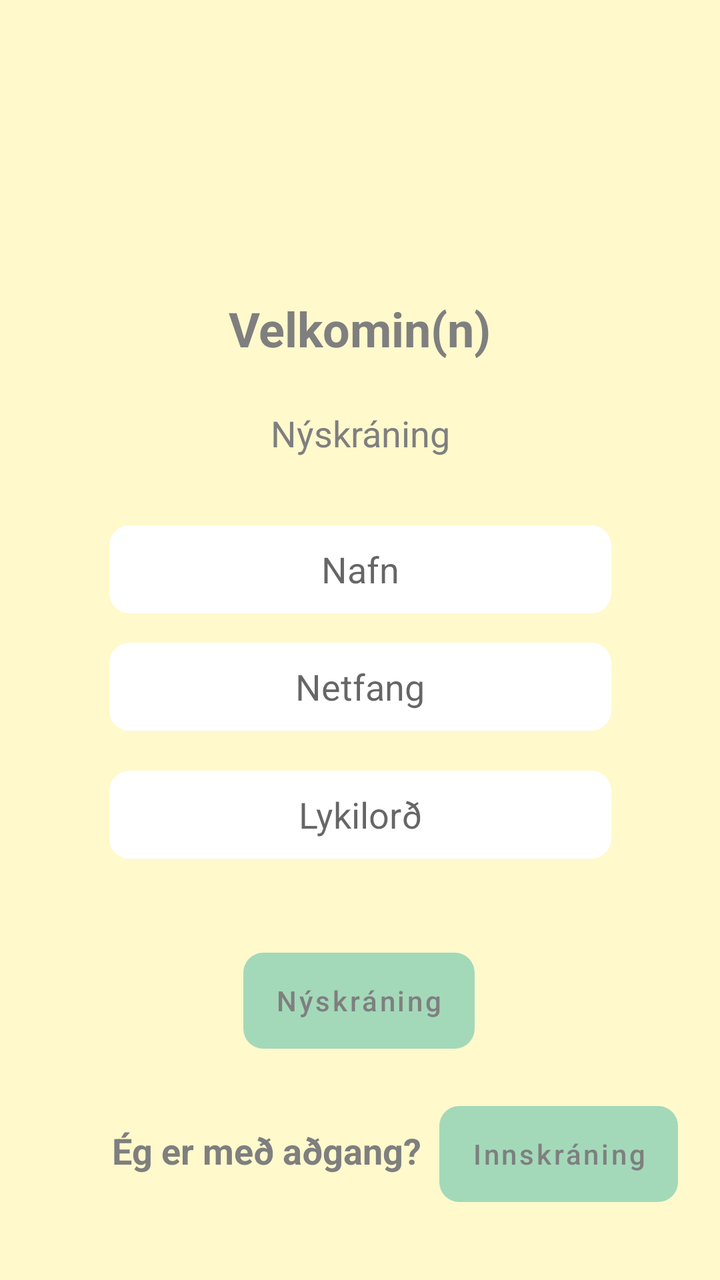
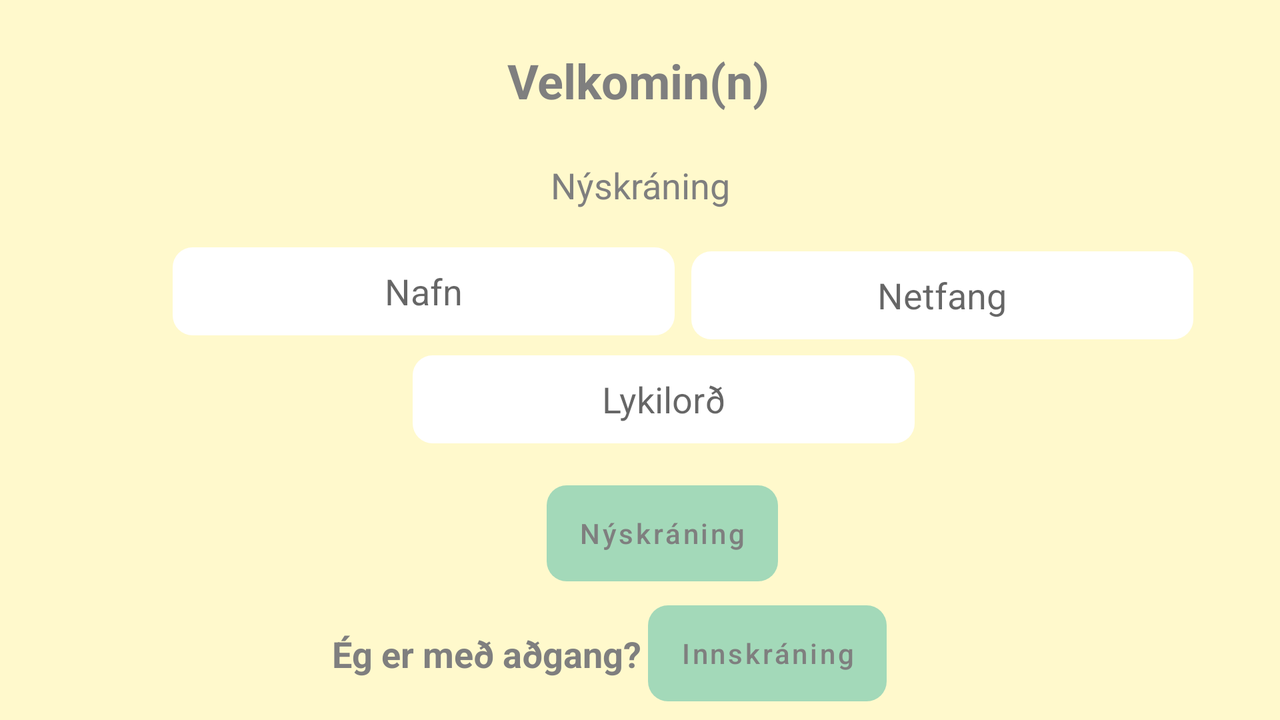

Two renders of one Android screen. The first uses the default layout on a phone; the second uses the alternative layout the repository ships for a different screen configuration, on a matching device. The two XML files are below.
<!-- AndroidManifest.xml: application theme Theme.LoginActivity -->
<!-- res/layout/activity_signup.xml -->
<?xml version="1.0" encoding="utf-8"?>
<layout xmlns:android="http://schemas.android.com/apk/res/android"
    xmlns:app="http://schemas.android.com/apk/res-auto"
    xmlns:tools="http://schemas.android.com/tools">
    <data>    <variable
        name="user"
        type="xyz.nafnaneistar.model.User"/></data>


    <androidx.constraintlayout.widget.ConstraintLayout
        android:layout_width="match_parent"
        android:layout_height="match_parent"
        android:background="@color/background"
        tools:context="xyz.nafnaneistar.activities.SignupActivity">

        <TextView
            android:id="@+id/tvError"
            android:layout_width="149dp"
            android:layout_height="24dp"
            android:layout_marginTop="20dp"
            android:gravity="center"
            android:text="@string/loginError"
            android:textAlignment="center"
            android:textColor="@color/design_default_color_error"
            android:visibility="invisible"
            app:layout_constraintEnd_toEndOf="parent"
            app:layout_constraintStart_toStartOf="parent"
            app:layout_constraintTop_toBottomOf="@+id/etPassword" />

        <Button
            android:id="@+id/btnSignup2"
            style="@style/buttonStyle"
            android:layout_width="wrap_content"
            android:layout_height="wrap_content"
            android:text="@string/btnSignup"
            app:layout_constraintBottom_toBottomOf="parent"
            app:layout_constraintEnd_toEndOf="parent"
            app:layout_constraintHorizontal_bias="0.498"
            app:layout_constraintStart_toStartOf="parent"
            app:layout_constraintTop_toBottomOf="@+id/etPassword"
            app:layout_constraintVertical_bias="0.212" />

        <Button
            android:id="@+id/btnLogin2"
            style="@style/buttonStyle"
            android:layout_width="wrap_content"
            android:layout_height="wrap_content"
            android:text="@string/btnLogin"
            app:layout_constraintBottom_toBottomOf="parent"
            app:layout_constraintEnd_toEndOf="parent"
            app:layout_constraintHorizontal_bias="0.215"
            app:layout_constraintStart_toEndOf="@+id/textView3"
            app:layout_constraintTop_toBottomOf="@+id/btnSignup2"
            app:layout_constraintVertical_bias="0.242" />

        <TextView
            android:id="@+id/textView3"
            style="@style/h2"
            android:layout_width="158dp"
            android:layout_height="27dp"
            android:layout_marginStart="56dp"
            android:text="@string/DontNeedAccount"
            android:textStyle="bold"
            app:layout_constraintBottom_toBottomOf="parent"
            app:layout_constraintHorizontal_chainStyle="packed"
            app:layout_constraintStart_toStartOf="parent"
            app:layout_constraintTop_toBottomOf="@+id/btnSignup2"
            app:layout_constraintVertical_bias="0.228" />

        <EditText
            android:id="@+id/etName"
            android:layout_width="251dp"
            android:layout_height="44dp"
            android:autofillHints=""
            android:background="@drawable/edittext_rounded"
            android:backgroundTint="@color/white"
            android:ems="10"
            android:hint="@string/hintNAme"
            android:inputType="textEmailAddress"
            android:padding="8dp"
            android:textAlignment="center"
            app:layout_constraintBottom_toBottomOf="parent"
            app:layout_constraintEnd_toEndOf="parent"
            app:layout_constraintStart_toStartOf="parent"
            app:layout_constraintTop_toBottomOf="@+id/textView2"
            app:layout_constraintVertical_bias="0.093" />

        <EditText
            android:id="@+id/etEmail"
            android:layout_width="251dp"
            android:layout_height="44dp"
            android:autofillHints=""
            android:background="@drawable/edittext_rounded"
            android:backgroundTint="@color/white"
            android:ems="10"
            android:hint="@string/hint_email"
            android:inputType="textEmailAddress"
            android:padding="8dp"
            android:textAlignment="center"
            app:layout_constraintBottom_toBottomOf="parent"
            app:layout_constraintEnd_toEndOf="parent"
            app:layout_constraintStart_toStartOf="parent"
            app:layout_constraintTop_toBottomOf="@+id/etName"
            app:layout_constraintVertical_bias="0.051" />

        <EditText
            android:id="@+id/etPassword"
            android:layout_width="251dp"
            android:layout_height="44dp"
            android:layout_marginTop="20dp"
            android:autofillHints=""
            android:background="@drawable/edittext_rounded"
            android:backgroundTint="@color/white"

            android:ems="10"
            android:hint="@string/hint_password"
            android:inputType="textPassword"
            android:padding="8dp"
            android:textAlignment="center"
            app:layout_constraintEnd_toEndOf="parent"
            app:layout_constraintStart_toStartOf="parent"
            app:layout_constraintTop_toBottomOf="@+id/etEmail" />

        <ImageView
            android:id="@+id/imageView2"
            android:layout_width="186dp"
            android:layout_height="108dp"
            android:layout_marginTop="16dp"
            android:contentDescription="@string/nafnaneistar_logo_elephant"
            android:src="@drawable/fill"
            app:layout_constraintEnd_toEndOf="parent"
            app:layout_constraintHorizontal_bias="0.497"
            app:layout_constraintStart_toStartOf="parent"
            app:layout_constraintTop_toTopOf="parent" />

        <TextView
            android:id="@+id/textView2"
            style="@style/h2"
            android:layout_width="wrap_content"
            android:layout_height="wrap_content"
            android:text="@string/signup"
            app:layout_constraintEnd_toEndOf="parent"
            app:layout_constraintStart_toStartOf="parent"
            app:layout_constraintTop_toBottomOf="@+id/textView" />

        <TextView
            android:id="@+id/textView"
            style="@style/h1"
            android:text="@string/welcome"
            android:textAllCaps="false"
            android:textColor="@color/font"
            app:layout_constraintEnd_toEndOf="parent"
            app:layout_constraintStart_toStartOf="parent"
            app:layout_constraintTop_toBottomOf="@+id/imageView2" />

    </androidx.constraintlayout.widget.ConstraintLayout>
</layout>
<!-- resources referenced by this layout -->
<resources>
  <color name="background">#FFF9CC</color>
  <color name="font">#7F7F7F</color>
  <color name="white">#FFFFFFFF</color>
  <!-- drawable edittext_rounded (drawable) -->
  <?xml version="1.0" encoding="utf-8"?>
  <shape xmlns:android="http://schemas.android.com/apk/res/android"
      android:shape="rectangle"
      android:padding="10dp">
  
      <solid android:color="#FFFFFF" />
      <corners
          android:bottomRightRadius="10dp"
          android:bottomLeftRadius="10dp"
          android:topLeftRadius="10dp"
          android:topRightRadius="10dp" />
  
  </shape>
  <string name="DontNeedAccount">Ég er með aðgang?</string>
  <string name="btnLogin">Innskráning</string>
  <string name="btnSignup">Nýskráning</string>
  <string name="hintNAme">Nafn</string>
  <string name="hint_email">Netfang</string>
  <string name="hint_password">Lykilorð</string>
  <string name="loginError">Innskráning tókst ekki</string>
  <string name="nafnaneistar_logo_elephant">Nafnaneistar Logo Elephant</string>
  <string name="signup">Nýskráning</string>
  <string name="welcome">Velkomin(n)</string>
  <style name="buttonStyle">
          <item name="android:layout_width">wrap_content</item>
          <item name="android:layout_height">wrap_content</item>
          <item name="android:layout_marginTop">16dp</item>
          <item name="android:background">@drawable/btn_rounded</item>
          <item name="android:backgroundTint">@color/btn_color</item>
          <item name="android:shadowColor">@color/black</item>
          <item name="android:textAllCaps">false</item>
          <item name="android:textColor">@color/font</item>
      </style>
  <style name="h1">
          <item name="android:layout_width">wrap_content</item>
          <item name="android:layout_height">wrap_content</item>
          <item name="android:layout_marginTop">24dp</item>
          <item name="android:textSize">24sp</item>
          <item name="android:textStyle">bold</item>
      </style>
  <style name="h2">
          <item name="android:layout_marginTop">24dp</item>
          <item name="android:textAllCaps">false</item>
          <item name="android:textColor">@color/font</item>
          <item name="android:textSize">18sp</item>
      </style>
  <style name="Theme.LoginActivity" parent="Theme.MaterialComponents.DayNight.NoActionBar">
          
          <item name="colorPrimary">@color/btn_color</item>
          <item name="colorPrimaryVariant">@color/purple_700</item>
          <item name="colorOnPrimary">@color/white</item>
          
          <item name="colorSecondary">@color/ambiant</item>
          <item name="colorSecondaryVariant">@color/teal_700</item>
          <item name="colorOnSecondary">@color/black</item>
          
          <item name="android:statusBarColor" tools:targetApi="l">?attr/colorPrimaryVariant</item>
          
      </style>
  <!-- drawable btn_rounded (drawable) -->
  <shape xmlns:android="http://schemas.android.com/apk/res/android"
      android:shape="rectangle"
      android:padding="6dp">
  
  
      <corners
          android:bottomRightRadius="10dp"
          android:bottomLeftRadius="10dp"
          android:topLeftRadius="10dp"
          android:topRightRadius="10dp" />
  
  </shape>
  <color name="btn_color">#A3D9B9</color>
  <color name="black">#FF000000</color>
  <color name="purple_700">#FF3700B3</color>
  <color name="ambiant">#F0CDB4</color>
  <color name="teal_700">#FF018786</color>
</resources>
<!-- res/layout-land/activity_signup.xml (the repository's variant of the layout above) -->
<!-- drawn on the phone turned sideways -->
<?xml version="1.0" encoding="utf-8"?>
<layout xmlns:android="http://schemas.android.com/apk/res/android"
    xmlns:app="http://schemas.android.com/apk/res-auto"
    xmlns:tools="http://schemas.android.com/tools">
    <data>    <variable
        name="user"
        type="xyz.nafnaneistar.model.User"/></data>


    <androidx.constraintlayout.widget.ConstraintLayout
        android:layout_width="match_parent"
        android:layout_height="match_parent"
        android:background="@color/background"
        tools:context="xyz.nafnaneistar.activities.SignupActivity">

        <Button
            android:id="@+id/btnSignup2"
            style="@style/buttonStyle"
            android:layout_width="wrap_content"
            android:layout_height="wrap_content"
            android:text="@string/btnSignup"
            app:layout_constraintBottom_toTopOf="@+id/btnLogin2"
            app:layout_constraintEnd_toEndOf="parent"
            app:layout_constraintHorizontal_bias="0.521"
            app:layout_constraintStart_toStartOf="parent"
            app:layout_constraintTop_toBottomOf="@+id/etPassword"
            app:layout_constraintVertical_bias="0.289" />

        <Button
            android:id="@+id/btnLogin2"
            style="@style/buttonStyle"
            android:layout_width="wrap_content"
            android:layout_height="wrap_content"
            android:layout_marginEnd="156dp"
            android:layout_marginTop="132dp"
            android:text="@string/btnLogin"
            app:layout_constraintBottom_toBottomOf="parent"
            app:layout_constraintEnd_toEndOf="parent"
            app:layout_constraintStart_toEndOf="@+id/textView3"
            app:layout_constraintTop_toBottomOf="@+id/etEmail"
            app:layout_constraintVertical_bias="0.105" />

        <EditText
            android:id="@+id/etName"
            android:layout_width="251dp"
            android:layout_height="44dp"
            android:autofillHints=""
            android:background="@drawable/edittext_rounded"
            android:backgroundTint="@color/white"
            android:ems="10"
            android:hint="@string/hintNAme"
            android:inputType="textEmailAddress"
            android:padding="8dp"
            android:textAlignment="center"
            app:layout_constraintBottom_toBottomOf="parent"
            app:layout_constraintEnd_toEndOf="parent"
            app:layout_constraintHorizontal_bias="0.222"
            app:layout_constraintStart_toStartOf="parent"
            app:layout_constraintTop_toBottomOf="@+id/textView2"
            app:layout_constraintVertical_bias="0.09" />

        <EditText
            android:id="@+id/etEmail"
            android:layout_width="251dp"
            android:layout_height="44dp"
            android:layout_marginBottom="8dp"
            android:layout_marginTop="21dp"
            android:autofillHints=""
            android:background="@drawable/edittext_rounded"
            android:backgroundTint="@color/white"
            android:ems="10"
            android:hint="@string/hint_email"
            android:inputType="textEmailAddress"
            android:padding="8dp"
            android:textAlignment="center"
            app:layout_constraintBottom_toTopOf="@+id/etPassword"
            app:layout_constraintEnd_toEndOf="parent"
            app:layout_constraintHorizontal_bias="0.164"
            app:layout_constraintStart_toEndOf="@+id/etName"
            app:layout_constraintTop_toBottomOf="@+id/textView2" />

        <EditText
            android:id="@+id/etPassword"
            android:layout_width="251dp"
            android:layout_height="44dp"
            android:layout_marginTop="8dp"
            android:autofillHints=""
            android:background="@drawable/edittext_rounded"
            android:backgroundTint="@color/white"

            android:ems="10"
            android:hint="@string/hint_password"
            android:inputType="textPassword"
            android:padding="8dp"
            android:textAlignment="center"
            app:layout_constraintEnd_toEndOf="parent"
            app:layout_constraintHorizontal_bias="0.53"
            app:layout_constraintStart_toStartOf="parent"
            app:layout_constraintTop_toBottomOf="@+id/etEmail" />

        <ImageView
            android:id="@+id/imageView2"
            android:layout_width="186dp"
            android:layout_height="108dp"
            android:layout_marginTop="16dp"
            android:contentDescription="@string/nafnaneistar_logo_elephant"
            android:src="@drawable/fill"
            app:layout_constraintEnd_toEndOf="parent"
            app:layout_constraintHorizontal_bias="0.06"
            app:layout_constraintStart_toStartOf="parent"
            app:layout_constraintTop_toTopOf="parent" />

        <TextView
            android:id="@+id/textView3"
            style="@style/h2"
            android:layout_width="158dp"
            android:layout_height="27dp"
            android:text="@string/DontNeedAccount"
            android:textStyle="bold"
            app:layout_constraintBottom_toBottomOf="parent"
            app:layout_constraintEnd_toStartOf="@+id/btnLogin2"
            app:layout_constraintHorizontal_bias="0.803"
            app:layout_constraintHorizontal_chainStyle="packed"
            app:layout_constraintStart_toStartOf="parent"
            app:layout_constraintTop_toBottomOf="@+id/btnSignup2"
            app:layout_constraintVertical_bias="0.0" />

        <TextView
            android:id="@+id/textView2"
            style="@style/h2"
            android:layout_width="wrap_content"
            android:layout_height="wrap_content"
            android:text="@string/signup"
            app:layout_constraintEnd_toEndOf="parent"
            app:layout_constraintStart_toStartOf="parent"
            app:layout_constraintTop_toBottomOf="@+id/textView" />

        <TextView
            android:id="@+id/textView"
            style="@style/h1"
            android:layout_marginBottom="24dp"
            android:text="@string/welcome"
            android:textAllCaps="false"
            android:textColor="@color/font"
            app:layout_constraintBottom_toTopOf="@+id/textView2"
            app:layout_constraintEnd_toEndOf="parent"
            app:layout_constraintHorizontal_bias="0.499"
            app:layout_constraintStart_toStartOf="parent"
            app:layout_constraintTop_toTopOf="parent" />

    </androidx.constraintlayout.widget.ConstraintLayout>
</layout>
<!-- resources referenced by the variant -->
<!-- as the phone turned sideways resolves them -->
<resources>
  <color name="background">#FFF9CC</color>
  <color name="font">#7F7F7F</color>
  <color name="white">#FFFFFFFF</color>
  <!-- drawable edittext_rounded (drawable) -->
  <?xml version="1.0" encoding="utf-8"?>
  <shape xmlns:android="http://schemas.android.com/apk/res/android"
      android:shape="rectangle"
      android:padding="10dp">
  
      <solid android:color="#FFFFFF" />
      <corners
          android:bottomRightRadius="10dp"
          android:bottomLeftRadius="10dp"
          android:topLeftRadius="10dp"
          android:topRightRadius="10dp" />
  
  </shape>
  <string name="DontNeedAccount">Ég er með aðgang?</string>
  <string name="btnLogin">Innskráning</string>
  <string name="btnSignup">Nýskráning</string>
  <string name="hintNAme">Nafn</string>
  <string name="hint_email">Netfang</string>
  <string name="hint_password">Lykilorð</string>
  <string name="nafnaneistar_logo_elephant">Nafnaneistar Logo Elephant</string>
  <string name="signup">Nýskráning</string>
  <string name="welcome">Velkomin(n)</string>
  <style name="buttonStyle">
          <item name="android:layout_width">wrap_content</item>
          <item name="android:layout_height">wrap_content</item>
          <item name="android:layout_marginTop">16dp</item>
          <item name="android:background">@drawable/btn_rounded</item>
          <item name="android:backgroundTint">@color/btn_color</item>
          <item name="android:shadowColor">@color/black</item>
          <item name="android:textAllCaps">false</item>
          <item name="android:textColor">@color/font</item>
      </style>
  <style name="h1">
          <item name="android:layout_width">wrap_content</item>
          <item name="android:layout_height">wrap_content</item>
          <item name="android:layout_marginTop">24dp</item>
          <item name="android:textSize">24sp</item>
          <item name="android:textStyle">bold</item>
      </style>
  <style name="h2">
          <item name="android:layout_marginTop">24dp</item>
          <item name="android:textAllCaps">false</item>
          <item name="android:textColor">@color/font</item>
          <item name="android:textSize">18sp</item>
      </style>
  <style name="Theme.LoginActivity" parent="Theme.MaterialComponents.DayNight.NoActionBar">
          
          <item name="colorPrimary">@color/btn_color</item>
          <item name="colorPrimaryVariant">@color/purple_700</item>
          <item name="colorOnPrimary">@color/white</item>
          
          <item name="colorSecondary">@color/ambiant</item>
          <item name="colorSecondaryVariant">@color/teal_700</item>
          <item name="colorOnSecondary">@color/black</item>
          
          <item name="android:statusBarColor" tools:targetApi="l">?attr/colorPrimaryVariant</item>
          
      </style>
  <!-- drawable btn_rounded (drawable) -->
  <shape xmlns:android="http://schemas.android.com/apk/res/android"
      android:shape="rectangle"
      android:padding="6dp">
  
  
      <corners
          android:bottomRightRadius="10dp"
          android:bottomLeftRadius="10dp"
          android:topLeftRadius="10dp"
          android:topRightRadius="10dp" />
  
  </shape>
  <color name="btn_color">#A3D9B9</color>
  <color name="black">#FF000000</color>
  <color name="purple_700">#FF3700B3</color>
  <color name="ambiant">#F0CDB4</color>
  <color name="teal_700">#FF018786</color>
</resources>
